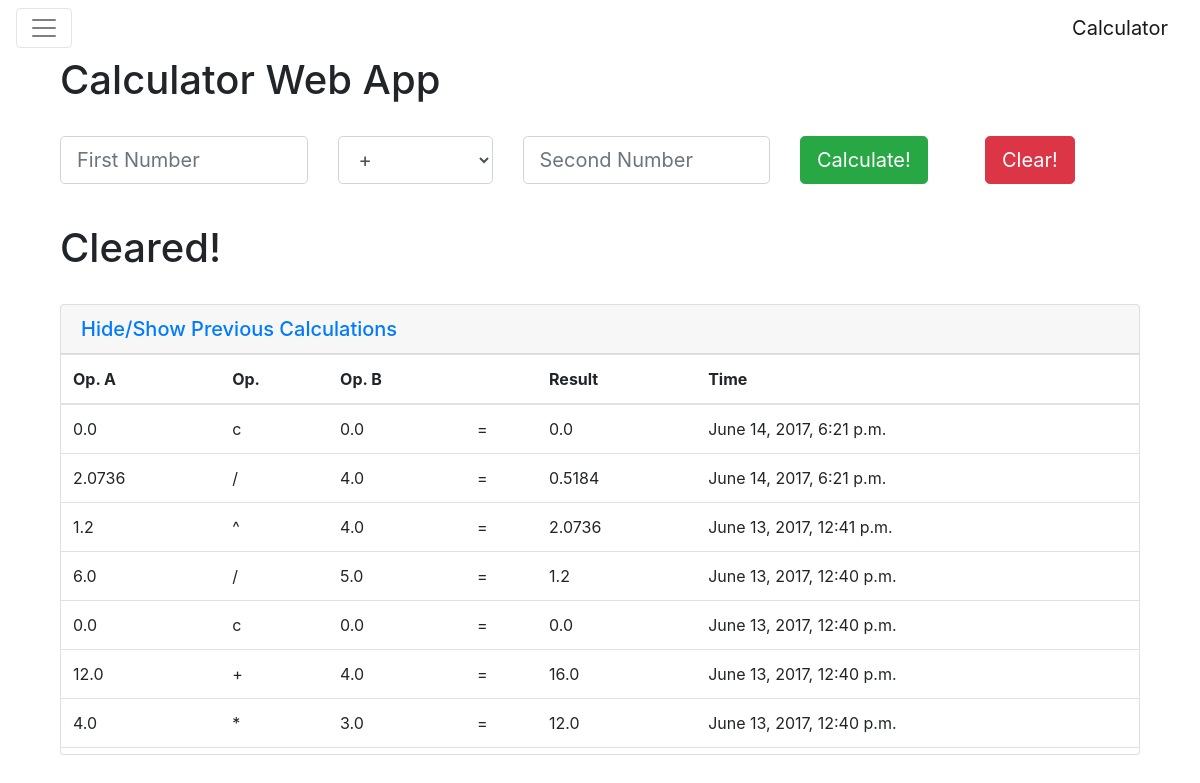
/calc/, run on the app's committed database.
### calc/models.py (models this page shows, shortened)
class calc_log(models.Model):
    op_a = models.FloatField(null=True)
    op = models.CharField(max_length=200, null=True)
    op_b = models.FloatField(null=True)
    res = models.FloatField(null=True)
    calc_time = models.DateTimeField('date published')

### calc/views.py (the view)
class IndexView(generic.ListView):
    template_name = 'calc/index.html'
    context_object_name = 'calc_log_list'
    def get_queryset(self):
        return calc_log.objects.order_by('-calc_time')

### calc/templates/calc/index.html (shortened to what this page needs)
{% extends "calc/base.html" %}
{% block content %}
<div id="content">
  <div class="container">
    <div class="col-12 col-sm-6">
     <span class="hidden-sm-down not-visible"><h1>Calculator Web App</h1></span>
    </div>
    <br>
    <div class="col-sm-12">
      <form action="/calc/boot_submit/" method="post" class = "row">
        <div class="col-md-3 form-group">
          {% if calc_log_list.0.op != 'c' %}
            <input type="text" class="form-control form-control-lg" name = "op_a" value = "{{calc_log_list.0.res}}" placeholder = "First Number">
          {% else %}
            <input type="text" class="form-control form-control-lg" name = "op_a" placeholder = "First Number">
          {% endif %}
        </div>
        <div class="col-md-2 form-group">
          <select class="form-control form-control-lg" id="op" name ="op">
            <option>+</option>
          </select>
        </div>
        <div class="col-md-3 form-group">
          <input type="text" class="form-control form-control-lg" name = "op_b" placeholder = "Second Number">
        </div>
        <div class="col-md-2 form-group">
          <button type = "submit" class="btn btn-success btn-lg" name = "submit">Calculate!</button>
        </div>
        <div class="col-md-2 form-group">
          <button type = "submit" class="btn btn-danger btn-lg" name = "clear">Clear!</button>
        </div>
      </form><br>
      <div class="col-12 col-sm-6">
        <div class="row">
        {% if calc_log_list.0.op != 'c' %}
        <h1>Last Result: {{calc_log_list.0.res}}</h1>
        {% else %}
        <h1>Cleared!</h1>
        {% endif %}
        </div>
      </div>
      <br>
      <div class="row">
        <div id="accordion" role="tablist" aria-multiselectable="true" class = "col-md-12">
          <div class="card">
            <div class="card-header" role="tab" id="headingOne">
              <h5 class="mb-0">
                <a data-toggle="collapse" data-parent="#accordion" href="#collapseOne" aria-expanded="true" aria-controls="collapseOne">
                  Hide/Show Previous Calculations
                </a>
              </h5>
            </div>
            <div id="collapseOne" class="collapse show" role="tabpanel" aria-labelledby="headingOne">
              <div class="card-block set_scroll">
                <table class="table">
                  <thead>
                      <th>Op. A</th>
                      <th>Op. </th>
                      <th>Op. B</th>
                      <th></th>
                      <th>Result</th>
                      <th>Time</th>
                  </thead>
                  <tbody>
                    {% for log in calc_log_list %}
                    <tr>
                        <td>{{log.op_a}}</td>
                        <td>{{log.op}}</td>
                        <td>{{log.op_b}}</td>
                        <td>=</td>
                        <td>{{log.res}}</td>
                        <td>{{log.calc_time}}</td>
                    </tr>
                    {% endfor %}
                  </tbody>
                </table>
              </div>
            </div>
          </div>
        </div>
      </div>
    </div>
  </div>
</div>
{% endblock %}

### calc/templates/calc/base.html (style rules this page uses)
.set_scroll { height:400px; overflow-y: scroll; }

### data on the page
calc_log: op_a "0.0", op "c", op_b "0.0", res "0.0", calc_time "June 14, 2017, 6:21 p.m."
calc_log: op_a "2.0736", op "/", op_b "4.0", res "0.5184", calc_time "June 14, 2017, 6:21 p.m."
calc_log: op_a "1.2", op "^", op_b "4.0", res "2.0736", calc_time "June 13, 2017, 12:41 p.m."
calc_log: op_a "6.0", op "/", op_b "5.0", res "1.2", calc_time "June 13, 2017, 12:40 p.m."
calc_log: op_a "0.0", op "c", op_b "0.0", res "0.0", calc_time "June 13, 2017, 12:40 p.m."
calc_log: op_a "12.0", op "+", op_b "4.0", res "16.0", calc_time "June 13, 2017, 12:40 p.m."
calc_log: op_a "4.0", op "*", op_b "3.0", res "12.0", calc_time "June 13, 2017, 12:40 p.m."
